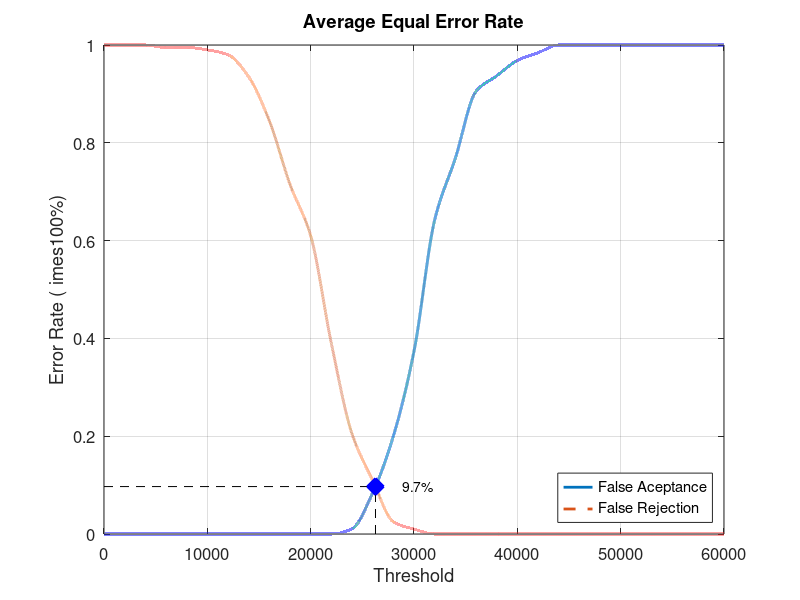
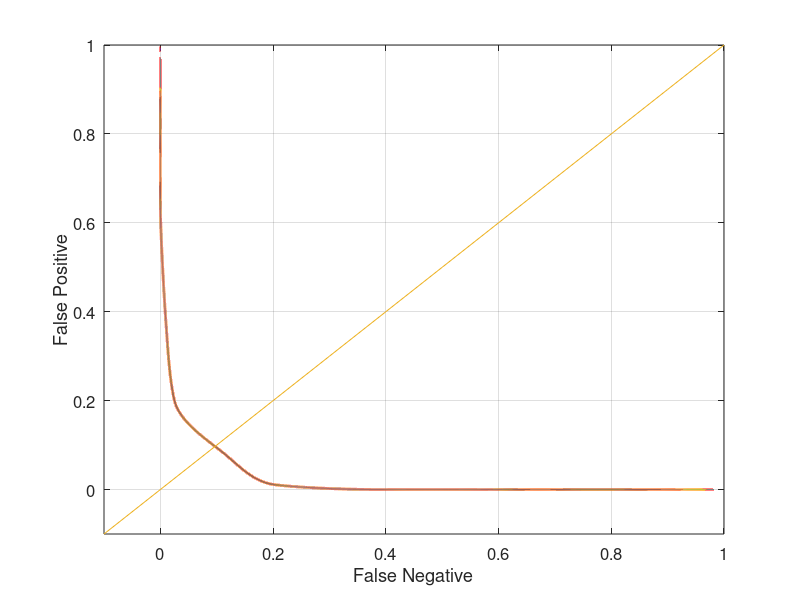

Here is the MATLAB script that generated these plots, in order:
close all;
clear;
clc;
x = 0:2000:60000;
xq = 0:0.5:60000;

y0 = [0 0 0 0 0 0 0 0 0 0 0 0 0.0105263 0.0842105 0.2 0.373684 0.642105 0.768421 0.905263 0.936842 0.968421 0.984211 1 1 1 1 1 1 1 1 1]
yy0 = interp1(x, y0, xq, 'pchip');
y1 = [1 1 1 0.995 0.995 0.99 0.98 0.935 0.845 0.715 0.61 0.39 0.205 0.11 0.025 0.01 0 0 0 0 0 0 0 0 0 0 0 0 0 0 0]
yy1 = interp1(x, y1, xq, 'pchip');

% Calculating EER: 
y2 = abs(y0 - y1);
find(y2 == min(y2))
yy2 = abs(yy0 - yy1);
xEER = find(yy2 == min(yy2));
xEERIndex = xq(xEER) % X-axis EER
yEER = yy0(xEER) % Y-axis EER

main = figure
plot(xq, yy0,'-','LineWidth', 2);	hold on
plot(xq, yy1,'--','LineWidth', 2);	hold on
plot([xEERIndex xEERIndex], [0 yEER], 'k--');	hold on
plot([0 xEERIndex], [yEER yEER], 'k--');	hold on
plot(xEERIndex, yEER, 'bx', 'LineWidth', 10);	hold on
text(xEERIndex + 10 * xEERIndex / 100, yEER, [num2str(round((10000 * yEER)) / 100) '%'])
legend('False Aceptance', 'False Rejection', 'Location', 'SouthEast')
xlabel('Threshold')
ylabel('Error Rate (	imes100%)')
title('Average Equal Error Rate')
set(gca, 'FontSize', 12)
axis([0 60000 0 1])
grid on

print(main, 'Database2_4Main', '-dpng');
FNRxFPR = figure('Color', [1 1 1]);
plot(yy1, yy0, '-', yy1, yy0, 'LineWidth', 2);
hold on
y = -0.1:0.1:1
plot(y, y); 
set(gca, 'FontSize', 12)
xlabel('False Negative')
ylabel('False Positive')
axis([-0.1 1 -0.1 1])
set(gca, 'FontSize', 12)
grid on

print(FNRxFPR, 'Database2_4FNRxFPR','-dpng');
